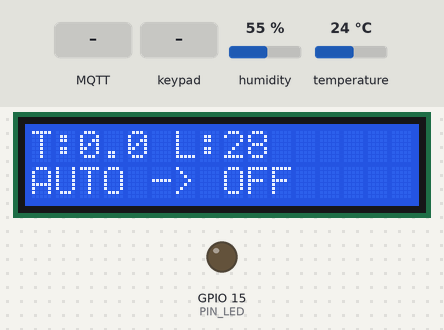
The sketch below on a simulated ESP32. On the bench: 16×2 character LCD, output pins drawn as LEDs (lit = HIGH). Wiring (inferred from the names in the program): 4×4 keypad with keys 1 2 3 A 4 5 6 B 7 8 9 C * 0 # D: rows GPIO 13, GPIO 12, GPIO 14, GPIO 27; columns GPIO 26, GPIO 25, GPIO 33, GPIO 32. The test bench sets the inputs (shaded band); at power-on: temperature 24 °C, humidity 55 %. WiFi joins after 1.5 s; servers stay silent unless stated; storage starts empty; no MQTT or app messages arrive unless stated; pins used as bus, display or sensor lines are not drawn; what the sketch prints to the serial monitor is not drawn.

Above: at 3.8 s.
3.9 s: MQTT message "#" arrives on the first subscribed topic
At 10.3 s:
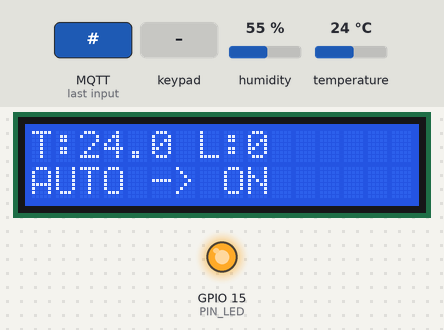
11.5 s: key 'B' pressed
At 12.6 s:
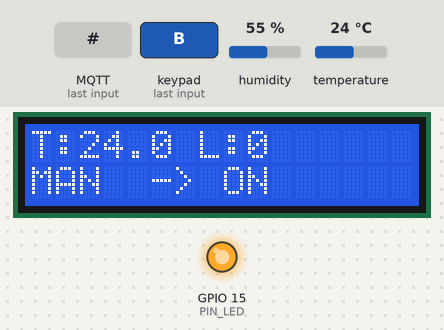
13.1 s: keypad keys 1 3 9 7 2 2 2 2 # pressed 0.4 s apart
At 17.6 s:
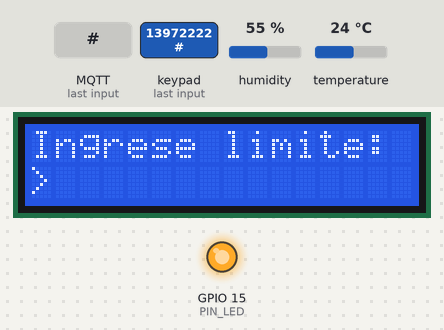
18.2 s: key '*' pressed
At 19.1 s:
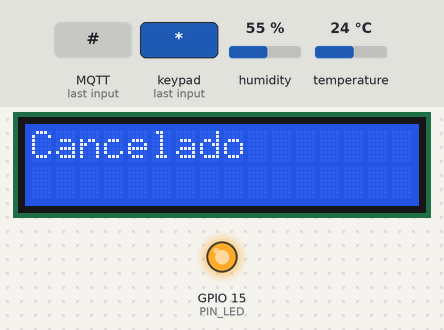
20.8 s: temperature set to 12 °C
At 25.4 s:
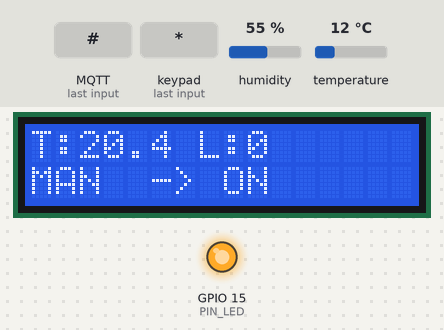
31.5 s: temperature set to 19 °C
At 35.5 s:
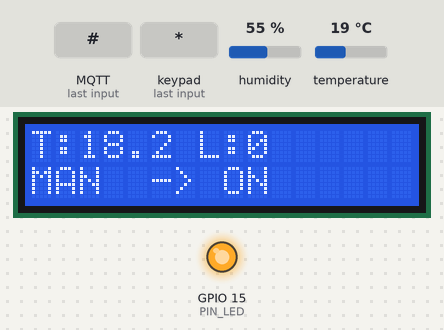
Timing chart, 0 to 37.0 s (numbered marks = the images above; inputs shaded):
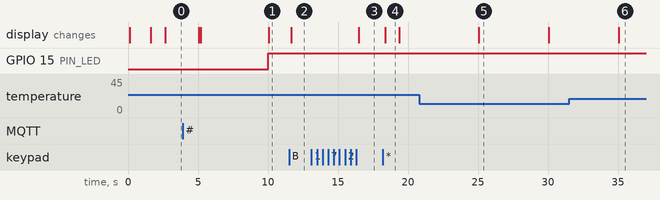

Measured:
- after the input at 3.9 s, GPIO 15 (PIN_LED): LOW → HIGH after 6.1 s; the display: first differs from a run without the input after 1.3 s (image 1 shows a later state)
- after the input at 11.5 s, the display: changes after 0.18 s (image 2)
- after the input at 13.1 s, the display: changes after 3.4 s (image 3)
- after the input at 18.2 s, the display: changes after 0.16 s (image 4)
- after the input at 20.8 s, the display: changes after 4.3 s (image 5)
- what the display in image 4 shows lasts 1.0 s, from 18.4 s to 19.4 s
- what the display in image 5 shows lasts 5.0 s, from 25.1 s to 30.1 s

The sketch:

cod_esp32.ino
```cpp
#include <WiFi.h>
#include <PubSubClient.h>
#include <DHT.h>
#include <LiquidCrystal_I2C.h>
#include <ArduinoJson.h>
#include <esp_wifi.h>
#include <WiFiManager.h> //nueva wifi control celu
#include <LittleFS.h> // maneja archivos en memoria

const char* mqtt_server = "192.168.0.104"; // REVISAR: PONER LA IP DE LA RASPBERRY; hostname -I

#define DHTPIN 4
#define DHTTYPE DHT11
#define PIN_LED 15

const int rowPins[4] = {13, 12, 14, 27};
const int colPins[4] = {26, 25, 33, 32};
const char keys[4][4] = {
  {'1','2','3','A'},
  {'4','5','6','B'},
  {'7','8','9','C'},
  {'*','0','#','D'}
};

DHT dht(DHTPIN, DHTTYPE);
LiquidCrystal_I2C lcd(0x27, 16, 2);
WiFiClient espClient;
PubSubClient client(espClient);

unsigned long tiempoAnterior = 0;
unsigned long ultimoIntentoMqtt = 0; // NUEVA: Para controlar la reconexion sin frenar todo
const long intervalo = 5000;

float limiteTemp = 28.0;
String inputTeclado = "";
bool modoConfig = false;

// Variables de control avanzado
bool modoAuto = true;
bool releActivo = false;
float tempFiltrada = 0.0;
bool primeraLectura = true;
bool forzarDibujo = true;

void setup_wifi() {
  WiFiManager wm;
  lcd.clear();
  lcd.setCursor(0, 0);
  lcd.print("Conectando WiFi...");

  bool res = wm.autoConnect("ESP32_Berni");
  if(!res) {
    lcd.clear();
    lcd.print("Fallo conexion");
    delay(3000);
    ESP.restart();
  }

  lcd.clear();
  lcd.print("WiFi OK!");
  delay(1000);
  esp_wifi_set_ps(WIFI_PS_MIN_MODEM);
}

void callback(char* topic, byte* payload, unsigned int length) {
  String mensaje = "";
  for (int i = 0; i < length; i++) {
    mensaje += (char)payload[i];
  }

  limiteTemp = mensaje.toFloat();
  forzarDibujo = true;
  Serial.println("Nuevo limite recibido: " + String(limiteTemp));
}

// funcion para guardar en memoria interna si no hay red
void guardarDatoOffline(String dato) {
  File file = LittleFS.open("/pendientes.txt", FILE_APPEND);
  if (!file) {
    Serial.println("Fallo al abrir archivo para guardar");
    return;
  }
  file.println(dato);
  file.close();
  Serial.println("Red caida. Dato guardado offline.");
}

// funcion para vaciar la memoria al reconectar
void enviarDatosPendientes() {
  if (!LittleFS.exists("/pendientes.txt")) return;

  File file = LittleFS.open("/pendientes.txt", FILE_READ);
  if (!file) return;

  Serial.println("Reconectado. Enviando datos atrasados...");
  while (file.available()) {
    String linea = file.readStringUntil('\n');
    linea.trim();
    if (linea.length() > 0) {
      client.publish("facultad/lab_berni/telemetria", linea.c_str());
      delay(50); // Pequeño respiro para no saturar el broker MQTT
    }
  }
  file.close();
  LittleFS.remove("/pendientes.txt"); // borrra el archivo viejo
  Serial.println("Datos atrasados enviados con exito.");
}

void mantenerConexion() {
  if (!client.connected()) {
    if (millis() - ultimoIntentoMqtt > 5000) {
      ultimoIntentoMqtt = millis();
      Serial.println("Intentando conectar a MQTT...");
      if (client.connect("ESP32_Berni_SistEmb")) {
        client.subscribe("facultad/lab_berni/control");
        enviarDatosPendientes(); // apenas conecta, dispara los atrasados
      }
    }
  }
}

char leerTeclado() {
  for (int r = 0; r < 4; r++) {
    digitalWrite(rowPins[r], HIGH);
    for (int c = 0; c < 4; c++) {
      if (digitalRead(colPins[c]) == HIGH) {
        delay(50);
        while(digitalRead(colPins[c]) == HIGH);
        digitalWrite(rowPins[r], LOW);
        return keys[r][c];
      }
    }
    digitalWrite(rowPins[r], LOW);
  }
  return '\0';
}

void setup() {
  Serial.begin(115200);
  pinMode(PIN_LED, OUTPUT);
  digitalWrite(PIN_LED, LOW);
  dht.begin();

  for (int i = 0; i < 4; i++) {
    pinMode(rowPins[i], OUTPUT);
    digitalWrite(rowPins[i], LOW);
    pinMode(colPins[i], INPUT_PULLDOWN);
  }

  // Inicializar sistema de archivos
  if (!LittleFS.begin(true)) {
    Serial.println("Error montando memoria interna");
  }

  lcd.init();
  lcd.backlight();
  lcd.print("Iniciando...");

  setup_wifi();

  client.setServer(mqtt_server, 1883);
  client.setCallback(callback);

  lcd.clear();
}

void loop() {
  mantenerConexion(); // Llama a la nueva función no bloqueante
  if (client.connected()) {
    client.loop();
  }

  bool actualizarPantalla = forzarDibujo;
  forzarDibujo = false;
  unsigned long tiempoActual = millis();

  // 1. LECTURA Y FILTRO EMA
  if (tiempoActual - tiempoAnterior >= intervalo) {
    tiempoAnterior = tiempoActual;
    float t_cruda = dht.readTemperature();
    float h = dht.readHumidity();

    if (!isnan(t_cruda) && !isnan(h)) {
      if (primeraLectura) {
        tempFiltrada = t_cruda;
        primeraLectura = false;
      } else {
        tempFiltrada = (0.3 * t_cruda) + (0.7 * tempFiltrada);
      }

      if (modoAuto) {
        if (tempFiltrada >= limiteTemp) {
          releActivo = true;
        } else if (tempFiltrada <= (limiteTemp - 1.0)) {
          releActivo = false;
        }
      }
      digitalWrite(PIN_LED, releActivo ? HIGH : LOW);
      actualizarPantalla = true;

      StaticJsonDocument<200> doc;
      doc["temp"] = tempFiltrada;
      doc["hum"] = h;
      doc["limite"] = limiteTemp;
      doc["rele"] = releActivo ? (modoAuto ? "ON (Auto)" : "ON (Man)") : (modoAuto ? "OFF (Auto)" : "OFF (Man)");

      char buffer[256];
      serializeJson(doc, buffer);

      // si hay red lo manda, si no lo guarda en la memoria
      if (client.connected()) {
        client.publish("facultad/lab_berni/telemetria", buffer);
      } else {
        guardarDatoOffline(buffer);
      }
    }
  }

  // 2. TECLADO Y MENÚ HMI
  char tecla = leerTeclado();
  if (tecla != '\0') {
    actualizarPantalla = true;

    if (!modoConfig) {
      if (tecla == '#') { modoConfig = true; inputTeclado = ""; lcd.clear(); }
      else if (tecla == 'A') { modoAuto = true; }
      else if (tecla == 'B') { modoAuto = false; }
      else if (tecla == 'C' && !modoAuto) {
        releActivo = !releActivo;
        digitalWrite(PIN_LED, releActivo ? HIGH : LOW);
      }
    } else {
      if (tecla >= '0' && tecla <= '9') { inputTeclado += tecla; }
      else if (tecla == '#') {
        if (inputTeclado.length() > 0) limiteTemp = inputTeclado.toFloat();
        modoConfig = false; inputTeclado = "";
        lcd.clear(); lcd.print("Lim. Guardado!"); delay(1000); lcd.clear(); forzarDibujo = true;
      }
      else if (tecla == '*') {
        modoConfig = false; inputTeclado = "";
        lcd.clear(); lcd.print("Cancelado"); delay(1000); lcd.clear(); forzarDibujo = true;
      }
    }
  }

  // 3. ACTUALIZACIÓN LCD
  if (actualizarPantalla) {
    if (!modoConfig) {
      lcd.setCursor(0, 0);
      lcd.print("T:" + String(tempFiltrada, 1) + " L:" + String(limiteTemp, 0) + "  ");
      lcd.setCursor(0, 1);
      String modoStr = modoAuto ? "AUTO" : "MAN ";
      String estadoStr = releActivo ? "ON " : "OFF";
      lcd.print(modoStr + " -> " + estadoStr + "    ");
    } else {
      lcd.setCursor(0, 0); lcd.print("Ingrese limite: ");
      lcd.setCursor(0, 1); lcd.print("> " + inputTeclado + "            ");
    }
  }
}
```
